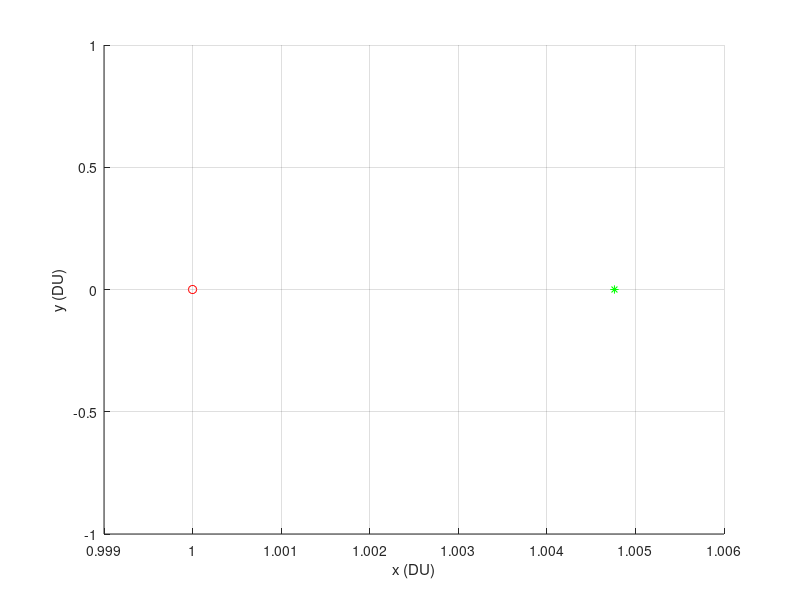

Write MATLAB code to recreate this figure. (Note: this script raises an error after producing the figure.)
%% AA 279B Final Project
%% Walter Manuel
%% aa279Bnrho3.m
%% 2 November 2021
%% This file does the bulk of the work to find NRHOs from the Halo family

close all
clear
clc
format long
%% Load simulated ICs, define constants

load SMnorthL2.mat

mu_mars = 42828.375816;
%mu_sun = 1.32712440018e11;
mu_sun = 1.3271244004193938e11;
mu_star = mu_mars/(mu_mars + mu_sun);

Lstar = 227953016;
Tstar = sqrt(Lstar^3/(mu_mars + mu_sun));

%% Plots of Northern L2 Orbits


options = odeset('RelTol', 1e-9, 'AbsTol', 1e-12, 'Events',@ZeroCrossingEvent);

figure;
grid on
hold on
xlabel('x (DU)')
ylabel('y (DU)')
zlabel('z (DU)')
plot3(1-mu_star,0,0,'ro')
plot3(1.004763106761945,0,0,'g*')
% L1 =  0.995251326823620

% L2 =  1.004763106761945
impactCheck = [];

for i = 1:length(t_fam)
    
    [t_out, X_out, ~,~,~] = ode113(@(t,x)CR3BP_EOM_3(t,x,mu_star),[0 t_fam(i)], X_fam(:,i), options);

    plot3(X_out(:,1),X_out(:,2),X_out(:,3),'b')
    plot3(X_out(:,1),-X_out(:,2),X_out(:,3),'b')
    
    impactCheck(i,1) = X_out(end,3)*Lstar;

end
legend('Mars','Sun-Mars L2 Point','Halo Orbits')
axis equal
axis square
title('Northern Halo Orbits, Sun-Mars L2 Point')

%% Plots of Southern L2 Orbits

options1 = odeset('RelTol', 1e-9, 'AbsTol', 1e-12, 'Events',@ZeroCrossingEvent);
options2 = odeset('RelTol', 1e-9, 'AbsTol', 1e-12);
figure;
grid on
hold on
xlabel('x (DU)')
ylabel('y (DU)')
zlabel('z (DU)')
plot3(1-mu_star,0,0,'ro')
plot3(1.004763106761945,0,0,'g*')
% L1 =  0.995251326823620

% L2 =  1.004763106761945

for i = length(t_fam)
    
    [t_out, X_out] = ode113(@(t,x)CR3BP_EOM_3(t,x,mu_star),[0 t_fam(i)], X_fam(:,i), options2);

    plot3(X_out(:,1),X_out(:,2),-X_out(:,3),'b')
    %plot3(X_out(:,1),-X_out(:,2),-X_out(:,3),'b')

end
legend('Mars','Sun-Mars L2 Point','Halo Orbits')
axis equal
axis square
title('Southern Halo Orbits, Sun-Mars L2 Point')

%% First attempt to calculate stability indices and determine NRHOs
Eval = [];
for i = 1:length(t_fam)
    
    [t_out, X_out] = ode113(@(t,x)CR3BP_EOM_3(t,x,mu_star),[0 t_fam(i)]*2, X_fam(:,i), options2);

     phi_out = X_out(:,7:42);
     phi_out = reshape(phi_out,[],6,6);
     phi_out = permute(phi_out,[2 3 1]);
     monodromy = phi_out(:,:,end);
     Eval(i,:) = eig(monodromy);
     v(i,:) = CR3BP_Stability(monodromy);

end

figure;
plot(v(:,1))
hold on
plot(v(:,2))
grid on

%% Generated 10 more Halo Orbits that weren't that useful
X_0 = X_fam(:,end);
del_x = 0;
del_z = 0;
del_ydot = 0;

err = 1;

tspan = linspace(0,5,5000);

nHalos = 10;
dx = -0.0002/nHalos;
figure;

for i = 1:nHalos
    X_0 = X_0 + [dx; 0; 0; 0; 0; 0; zeros(36,1)];
    count = 1;
    err = 1;
    while count <= 100 && err > 1e-8
        count = count + 1;

        X_0 = X_0 + [del_x; 0; del_z; 0; del_ydot; 0; zeros(36,1)];

        [t_out, X_out, tE,yE,iE] = ode113(@(t,x)CR3BP_EOM_3(t,x,mu_star), tspan, X_0, options1);

        phi = X_out(:,7:42);
        phi = reshape(phi,[],6,6);
        phi = permute(phi,[2 3 1]);

        phi_end = phi(:,:,end);
        X_end = X_out(end,1:6);

        controls = HowellShooting(phi_end,X_end,mu_star,1);

        del_z = controls(1);
        del_ydot = controls(2);
        targets = [0 - X_end(4); 0 - X_end(6)];
        err = norm(targets);



    end
    t_fam2(i) = t_out(end);
    X_fam2(:,i) = X_0;

    impactCheck2(i,1) = X_out(end,3)*Lstar;
    
    plot3(X_out(:,1),X_out(:,2),X_out(:,3))
    grid on
    hold on
    axis equal
    axis square
    xlabel('x')
    ylabel('y')
    zlabel('z')

end

%% Attempt to calculate stability indices and determine NRHOs from new 10 orbits
for i = 1:length(t_fam2)
    
    [t_out, X_out] = ode113(@(t,x)CR3BP_EOM_3(t,x,mu_star),[0 t_fam2(i)]*2, X_fam2(:,i), options2);

     phi_out = X_out(:,7:42);
     phi_out = reshape(phi_out,[],6,6);
     phi_out = permute(phi_out,[2 3 1]);
     monodromy = phi_out(:,:,end);
     [EvecA,EvalA(i,:)] = eig(monodromy, 'vector');
     v2(100+i,:) = CR3BP_Stability(monodromy);

end
%% Tried to plot stability values to verify them
nrhos = 1:100;
apoapsis = [X_fam(3,nrhos) X_fam2(3,:)]

figure;
plot(v(:,1))
hold on
plot(v(:,2))
grid on

figure;
plot(impactCheck,[v(nrhos,1)])
hold on
plot(impactCheck,[v(nrhos,2)])
grid on

figure;
plot([v(nrhos,1); v2(:,1)])
hold on
plot([v(nrhos,2); v2(:,2)])
grid on

figure;
plot(apoapsis,[v(nrhos,1); v2(:,1)])
hold on
plot(apoapsis,[v(nrhos,2); v2(:,2)])
grid on

%% Plots of NRHO orbits

figure;
grid on
hold on
xlabel('x (DU)')
ylabel('y (DU)')
zlabel('z (DU)')
plot3(1-mu_star,0,0,'ro')
plot3(1.004763106761945,0,0,'g*')
for i = 40:length(t_fam)
    
    [t_out, X_out] = ode113(@(t,x)CR3BP_EOM_3(t,x,mu_star),[0 t_fam(i)], X_fam(:,i), options2);
    plot3(X_out(:,1),X_out(:,2),-X_out(:,3),'b')
    %plot3(X_out(:,1),-X_out(:,2),-X_out(:,3),'b')
end

for i = 1:length(t_fam2)
    
    [t_out, X_out] = ode113(@(t,x)CR3BP_EOM_3(t,x,mu_star),[0 t_fam2(i)], X_fam2(:,i), options2);
    plot3(X_out(:,1),X_out(:,2),-X_out(:,3),'b')
    %plot3(X_out(:,1),-X_out(:,2),-X_out(:,3),'b')
end

legend('Mars','Sun-Mars L2 Point','Halo Orbits')
axis equal
axis square
title('Southern Halo Orbits, Sun-Mars L2 Point')

%% Nominal NRHO and plot

X_nom = X_fam(:,82);
t_nom = t_fam(82);
[t_out, X_out] = ode113(@(t,x)CR3BP_EOM_3(t,x,mu_star),[0 t_nom]*2, X_nom, options2);
    
figure;
plot3(X_out(:,1),X_out(:,2),X_out(:,3),'b')
grid on
hold on
%plot3(X_out(:,1),-X_out(:,2),X_out(:,3),'b')
xlabel('x (DU)')
ylabel('y (DU)')
zlabel('z (DU)')
plot3(1-mu_star,0,0,'ro')
plot3(1.004763106761945,0,0,'g*')
axis equal

% this output went to nominal_north_NRHO.mat
X_nrho = X_out;
t_nrho = t_out;

%% Dimensionalized plots and ICs
JDstart = 2464008.50000;
[r_mars,v_mars] = helioPosVel(4,JDstart);
t0 = atan2(r_mars(2),r_mars(1));
t0 = atan(.9);
for i = 1:length(X_nrho)
    [X_nrhoD(i,:),t_nrhoD(i)] = CR3BPtoHCI(X_nrho(i,1:6),t_nrho(i),t0);
    %norm(X_nrhoD(i,4:6))
end

